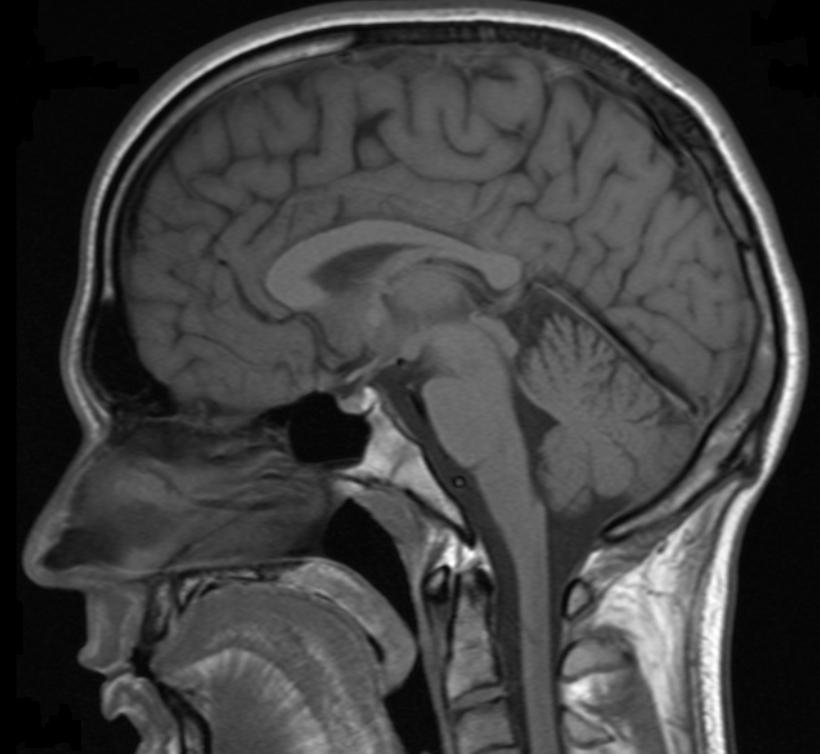
#> input picture images/Q2.jpg, 820 x 754 px
$ python Task02.py
#> lines starting #> are read from the running program, lines starting #| are printed output that depends on the picture
import cv2
import numpy as np
import matplotlib.pyplot as plt
import os


def check_image_exists(image_path):
    if not os.path.exists(image_path):
        raise FileNotFoundError(f"Image file not found at {image_path}. Please check the file path.")
    return True


def load_and_check_image(image_path):
#> called with image_path = '../images/Q2.jpg'
    img = cv2.imread(image_path, 0)
#> img is the input picture: shape (754, 820); min 0, max 255, mean 63.9
    if img is None:
        raise ValueError(f"Failed to load image at {image_path}. Please check if it's a valid image file.")
    return img


def process_and_display_all(image_path='images/Q2.jpg'):
    try:
        # Check and load image
        check_image_exists(image_path)
        img = load_and_check_image(image_path)
        print("Image loaded successfully!")

        # Perform histogram equalization
        equ = cv2.equalizeHist(img)
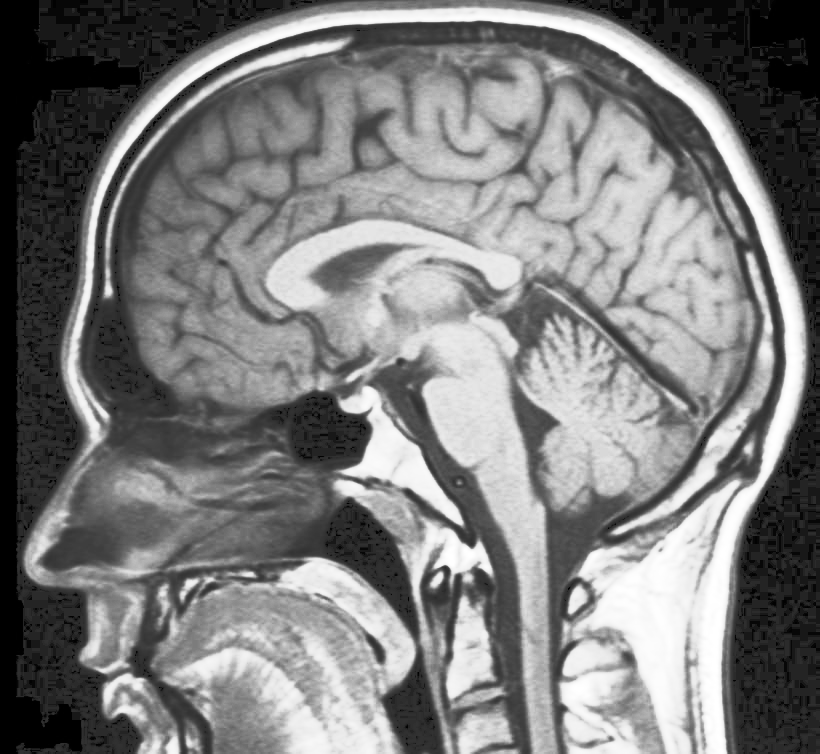
#> equ: shape (754, 820); min 0, max 255, mean 124.5

        # Create CLAHE objects and apply
        clahe24 = cv2.createCLAHE(clipLimit=2.0, tileGridSize=(24, 24))
        clahe48 = cv2.createCLAHE(clipLimit=2.0, tileGridSize=(48, 48))
        clahe_img24 = clahe24.apply(img)
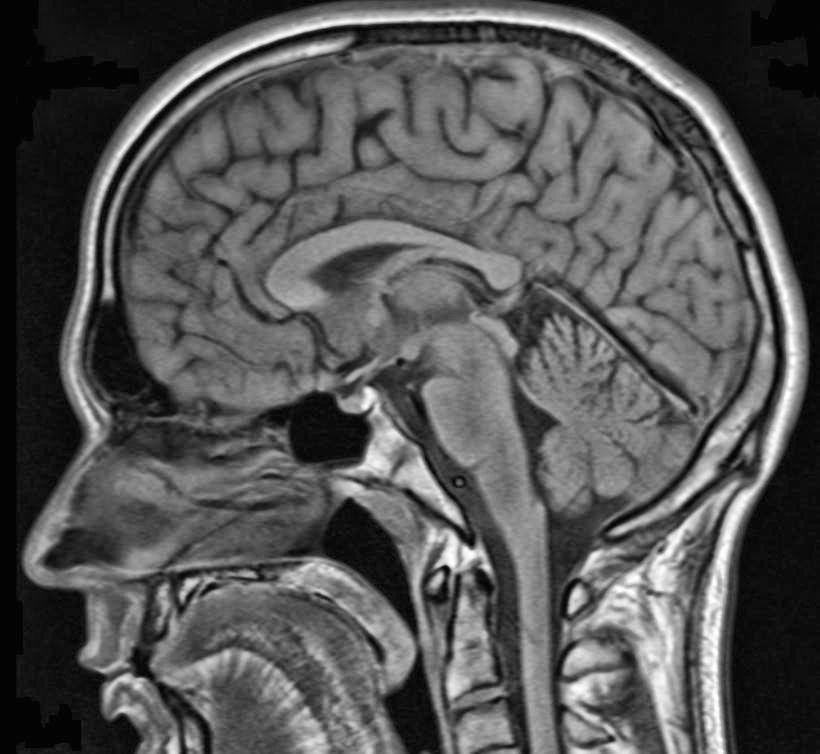
#> clahe_img24: shape (754, 820); min 1, max 255, mean 84.9
        clahe_img48 = clahe48.apply(img)
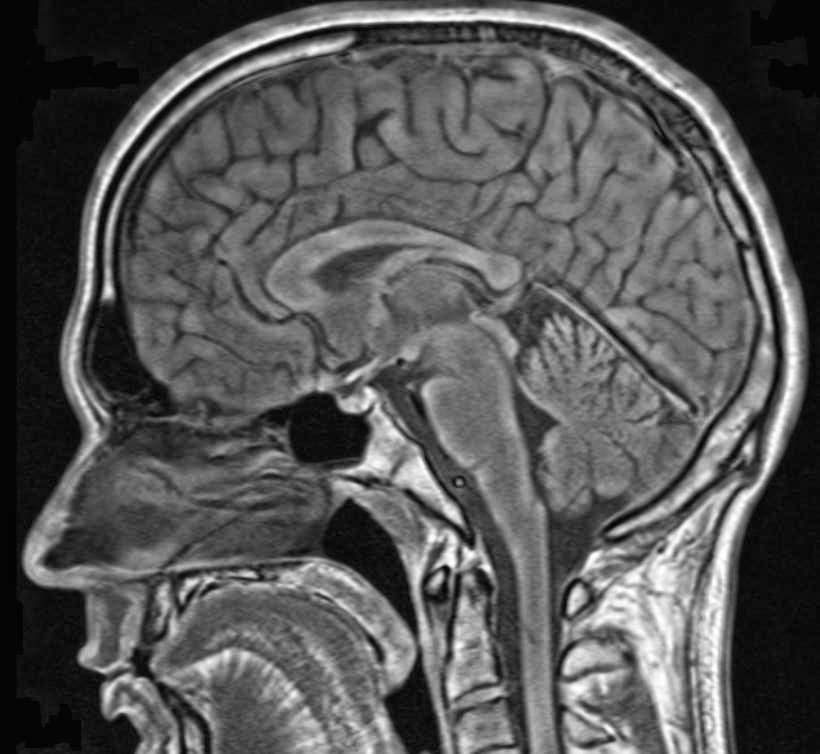
#> clahe_img48: shape (754, 820); min 2, max 255, mean 86.4

        # Create a large figure with all visualizations
        plt.figure(figsize=(20, 12))

        # First row: Original and Equalized Images
        plt.subplot(3, 4, 1)
        plt.imshow(img, cmap='gray')
        plt.title('Original Image')
        plt.axis('off')

        plt.subplot(3, 4, 2)
        plt.imshow(equ, cmap='gray')
        plt.title('Global Histogram Equalization')
        plt.axis('off')

        # Histograms for original and equalized images
        plt.subplot(3, 4, 3)
        plt.hist(img.ravel(), 256, [0, 256], color='gray', alpha=0.7)
        plt.title('Histogram of Original Image')
        plt.xlabel('Pixel Value')
        plt.ylabel('Frequency')

        plt.subplot(3, 4, 4)
        plt.hist(equ.ravel(), 256, [0, 256], color='gray', alpha=0.7)
        plt.title('Histogram of Equalized Image')
        plt.xlabel('Pixel Value')
        plt.ylabel('Frequency')

        # Second row: CLAHE Results
        plt.subplot(3, 4, 5)
        plt.imshow(clahe_img24, cmap='gray')
        plt.title('CLAHE (24x24 tiles)')
        plt.axis('off')

        plt.subplot(3, 4, 6)
        plt.imshow(clahe_img48, cmap='gray')
        plt.title('CLAHE (48x48 tiles)')
        plt.axis('off')

        # Histograms for CLAHE results
        plt.subplot(3, 4, 7)
        plt.hist(clahe_img24.ravel(), 256, [0, 256], color='gray', alpha=0.7)
        plt.title('Histogram of CLAHE (24x24)')
        plt.xlabel('Pixel Value')
        plt.ylabel('Frequency')

        plt.subplot(3, 4, 8)
        plt.hist(clahe_img48.ravel(), 256, [0, 256], color='gray', alpha=0.7)
        plt.title('Histogram of CLAHE (48x48)')
        plt.xlabel('Pixel Value')
        plt.ylabel('Frequency')

        # Third row: Difference images
        plt.subplot(3, 4, 9)
        plt.imshow(cv2.absdiff(equ, img), cmap='gray')
        plt.title('Difference: Global - Original')
        plt.axis('off')

        plt.subplot(3, 4, 10)
        plt.imshow(cv2.absdiff(clahe_img24, img), cmap='gray')
        plt.title('Difference: CLAHE24 - Original')
        plt.axis('off')

        plt.subplot(3, 4, 11)
        plt.imshow(cv2.absdiff(clahe_img48, img), cmap='gray')
        plt.title('Difference: CLAHE48 - Original')
        plt.axis('off')

        # Add a text box with summary statistics
        plt.subplot(3, 4, 12)
        plt.axis('off')
        stats_text = (
            f"Image Statistics:\n\n"
            f"Original:\n"
            f"Mean: {img.mean():.1f}\n"
            f"Std: {img.std():.1f}\n\n"
            f"Global HE:\n"
            f"Mean: {equ.mean():.1f}\n"
            f"Std: {equ.std():.1f}\n\n"
            f"CLAHE 24x24:\n"
            f"Mean: {clahe_img24.mean():.1f}\n"
            f"Std: {clahe_img24.std():.1f}\n"
        )
        plt.text(0.1, 0.5, stats_text, fontsize=10, family='monospace')

        plt.tight_layout()
        plt.show()
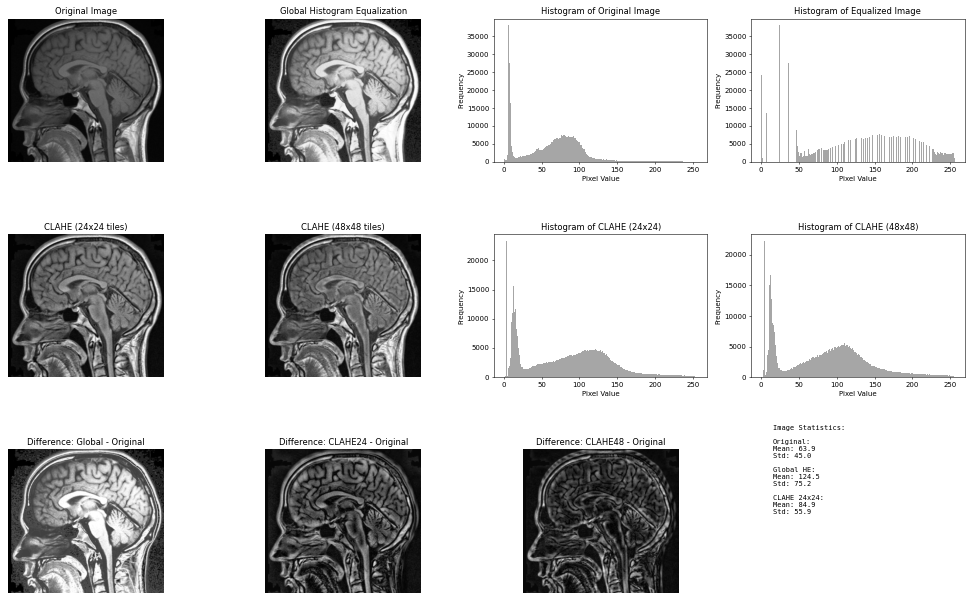
#> figure drawn by matplotlib, 11 panels; panel 3: tallest bar 37954 high, from x = 6 to 7; panel 4: tallest bar 37954 high, from x = 24 to 25; panel 7: tallest bar 23347 high, from x = 3 to 4; panel 8: tallest bar 22306 high, from x = 4 to 5

    except Exception as e:
        print(f"An error occurred: {str(e)}")


# Main execution
if __name__ == "__main__":
    print("Current working directory:", os.getcwd())
    image_path = '../images/Q2.jpg'  # Modify this path if your image is in a different location
    process_and_display_all(image_path)

$ run again, with images/Q1.jpg copied over images/Q2.jpg
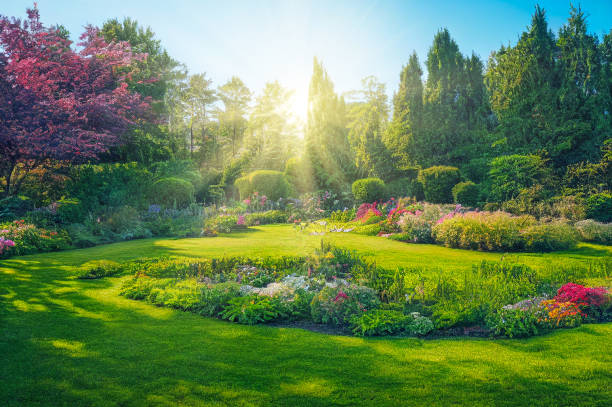
#> input picture images/Q1.jpg, 612 x 407 px
#> in process_and_display_all, `equ = cv2.equalizeHist(img)`:
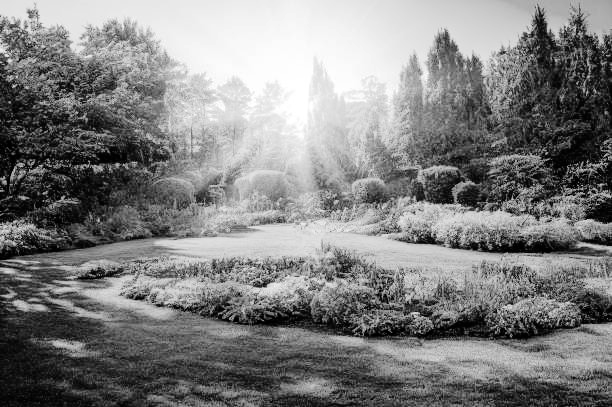
#> equ: shape (407, 612); min 0, max 255, mean 128.2
#> in process_and_display_all, `clahe_img48 = clahe48.apply(img)`:
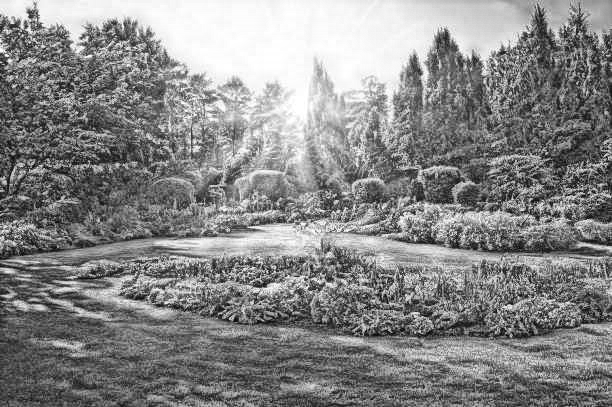
#> clahe_img48: shape (407, 612); min 3, max 255, mean 135.2

$ run again, with images/Q3.jpg copied over images/Q2.jpg
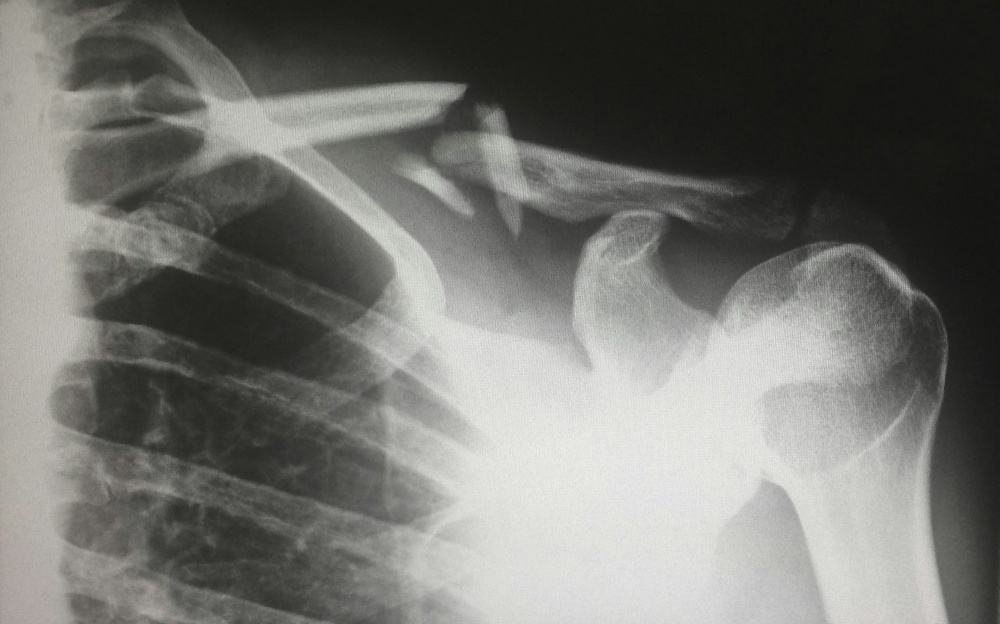
#> input picture images/Q3.jpg, 1000 x 624 px, shrunk from 1280 x 799 before the run
#> in process_and_display_all, `equ = cv2.equalizeHist(img)`:
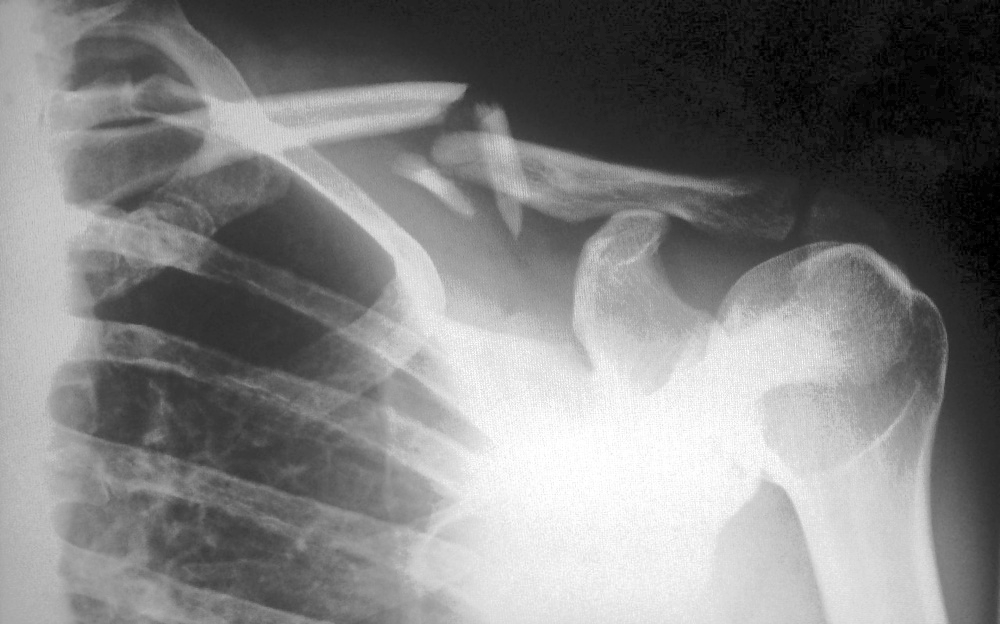
#> equ: shape (624, 1000); min 0, max 255, mean 128.5
#> in process_and_display_all, `clahe_img48 = clahe48.apply(img)`:
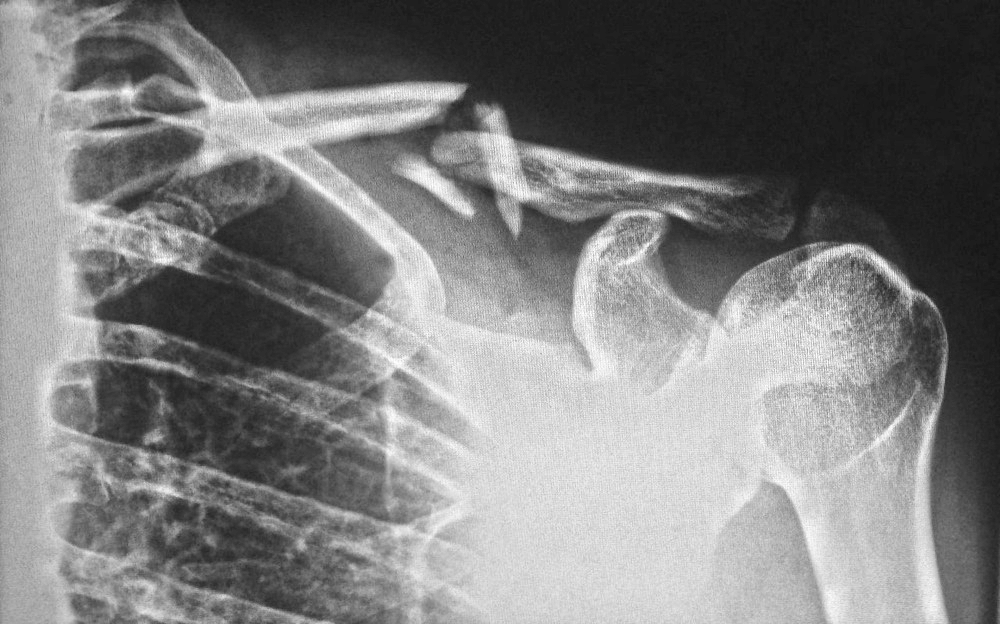
#> clahe_img48: shape (624, 1000); min 19, max 255, mean 125.9

$ run again, with images/Q4.jpg copied over images/Q2.jpg
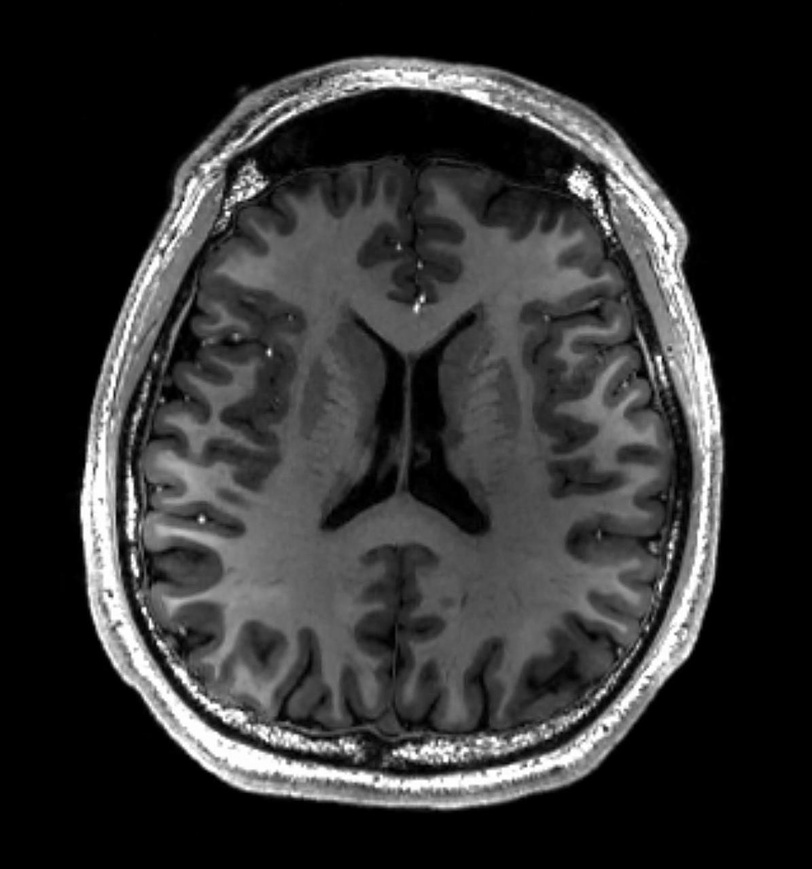
#> input picture images/Q4.jpg, 812 x 869 px, shrunk from 1195 x 1280 before the run
#> in load_and_check_image, img is the input picture: shape (869, 812); min 0, max 255, mean 48.6
#> in process_and_display_all, `equ = cv2.equalizeHist(img)`:
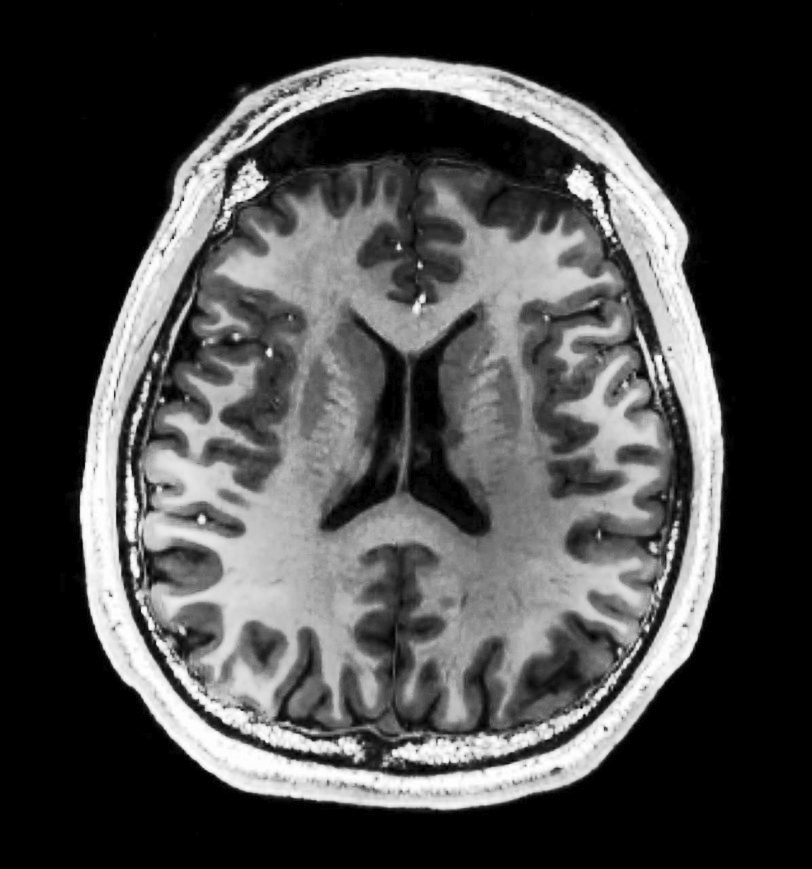
#> equ: shape (869, 812); min 0, max 255, mean 72.4
#> in process_and_display_all, `clahe_img48 = clahe48.apply(img)`:
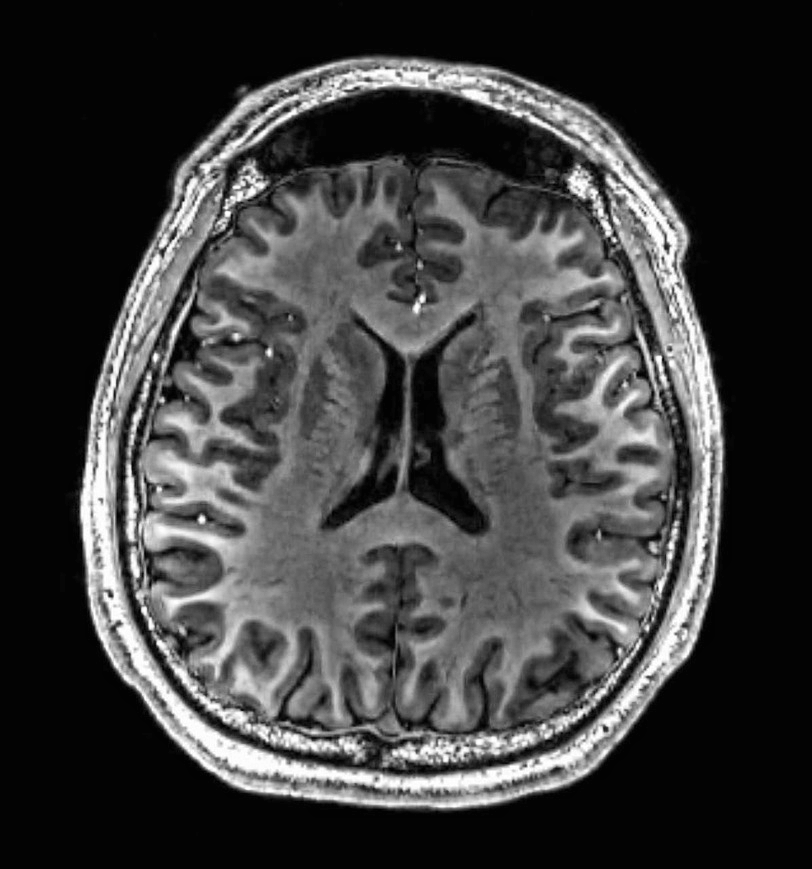
#> clahe_img48: shape (869, 812); min 1, max 255, mean 62.2
